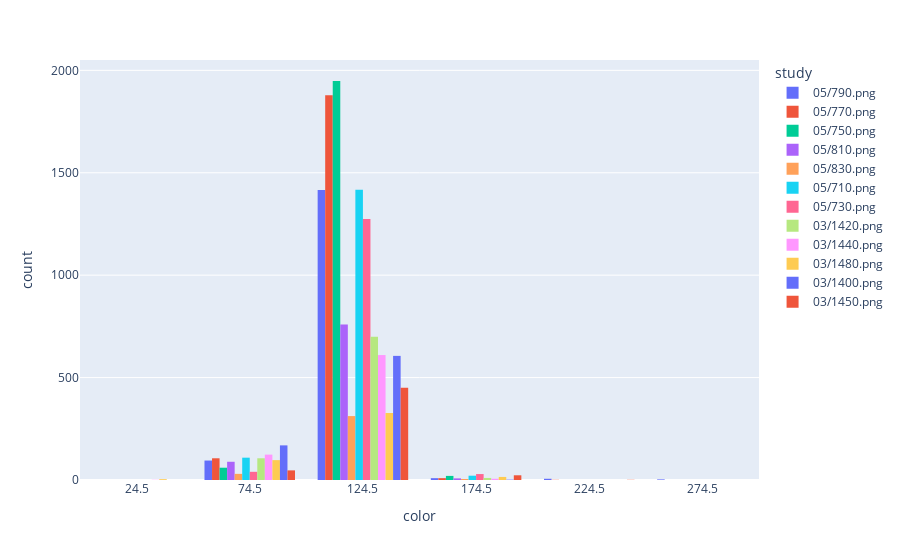

Write notebook code for a chart like this one.
### Code cell
draw_object = {'color': [], 'study': []}
for pic, colors in zip(dataset, points):
    draw_object['color'].extend(colors)
    draw_object['study'] += [pic for i in colors]

px.histogram(draw_object, x="color", color='study', barmode="group", nbins=10)

### Figure 1 — Plotly figure (JSON) as saved in the notebook; plotly's stock layout.template omitted (floating-point values rounded to 4 significant figures; data arrays with more than 128 entries replaced by an {"elided": "..."} marker saying what was removed)
{"data": [{"alignmentgroup": "True", "bingroup": "x", "hoverlabel": {"namelength": 0}, "hovertemplate": "study=05/790.png<br>color=%{x}<br>count=%{y}", "legendgroup": "05/790.png", "marker": {"color": "#636efa"}, "name": "05/790.png", "nbinsx": 10, "offsetgroup": "05/790.png", "orientation": "v", "showlegend": true, "type": "histogram", "x": {"elided": "1529 int values"}, "xaxis": "x", "yaxis": "y"}, {"alignmentgroup": "True", "bingroup": "x", "hoverlabel": {"namelength": 0}, "hovertemplate": "study=05/770.png<br>color=%{x}<br>count=%{y}", "legendgroup": "05/770.png", "marker": {"color": "#EF553B"}, "name": "05/770.png", "nbinsx": 10, "offsetgroup": "05/770.png", "orientation": "v", "showlegend": true, "type": "histogram", "x": {"elided": "1995 int values"}, "xaxis": "x", "yaxis": "y"}, {"alignmentgroup": "True", "bingroup": "x", "hoverlabel": {"namelength": 0}, "hovertemplate": "study=05/750.png<br>color=%{x}<br>count=%{y}", "legendgroup": "05/750.png", "marker": {"color": "#00cc96"}, "name": "05/750.png", "nbinsx": 10, "offsetgroup": "05/750.png", "orientation": "v", "showlegend": true, "type": "histogram", "x": {"elided": "2028 int values"}, "xaxis": "x", "yaxis": "y"}, {"alignmentgroup": "True", "bingroup": "x", "hoverlabel": {"namelength": 0}, "hovertemplate": "study=05/810.png<br>color=%{x}<br>count=%{y}", "legendgroup": "05/810.png", "marker": {"color": "#ab63fa"}, "name": "05/810.png", "nbinsx": 10, "offsetgroup": "05/810.png", "orientation": "v", "showlegend": true, "type": "histogram", "x": {"elided": "856 int values"}, "xaxis": "x", "yaxis": "y"}, {"alignmentgroup": "True", "bingroup": "x", "hoverlabel": {"namelength": 0}, "hovertemplate": "study=05/830.png<br>color=%{x}<br>count=%{y}", "legendgroup": "05/830.png", "marker": {"color": "#FFA15A"}, "name": "05/830.png", "nbinsx": 10, "offsetgroup": "05/830.png", "orientation": "v", "showlegend": true, "type": "histogram", "x": {"elided": "347 int values"}, "xaxis": "x", "yaxis": "y"}, {"alignmentgroup": "True", "bingroup": "x", "hoverlabel": {"namelength": 0}, "hovertemplate": "study=05/710.png<br>color=%{x}<br>count=%{y}", "legendgroup": "05/710.png", "marker": {"color": "#19d3f3"}, "name": "05/710.png", "nbinsx": 10, "offsetgroup": "05/710.png", "orientation": "v", "showlegend": true, "type": "histogram", "x": {"elided": "1547 int values"}, "xaxis": "x", "yaxis": "y"}, {"alignmentgroup": "True", "bingroup": "x", "hoverlabel": {"namelength": 0}, "hovertemplate": "study=05/730.png<br>color=%{x}<br>count=%{y}", "legendgroup": "05/730.png", "marker": {"color": "#FF6692"}, "name": "05/730.png", "nbinsx": 10, "offsetgroup": "05/730.png", "orientation": "v", "showlegend": true, "type": "histogram", "x": {"elided": "1343 int values"}, "xaxis": "x", "yaxis": "y"}, {"alignmentgroup": "True", "bingroup": "x", "hoverlabel": {"namelength": 0}, "hovertemplate": "study=03/1420.png<br>color=%{x}<br>count=%{y}", "legendgroup": "03/1420.png", "marker": {"color": "#B6E880"}, "name": "03/1420.png", "nbinsx": 10, "offsetgroup": "03/1420.png", "orientation": "v", "showlegend": true, "type": "histogram", "x": {"elided": "815 int values"}, "xaxis": "x", "yaxis": "y"}, {"alignmentgroup": "True", "bingroup": "x", "hoverlabel": {"namelength": 0}, "hovertemplate": "study=03/1440.png<br>color=%{x}<br>count=%{y}", "legendgroup": "03/1440.png", "marker": {"color": "#FF97FF"}, "name": "03/1440.png", "nbinsx": 10, "offsetgroup": "03/1440.png", "orientation": "v", "showlegend": true, "type": "histogram", "x": {"elided": "741 int values"}, "xaxis": "x", "yaxis": "y"}, {"alignmentgroup": "True", "bingroup": "x", "hoverlabel": {"namelength": 0}, "hovertemplate": "study=03/1480.png<br>color=%{x}<br>count=%{y}", "legendgroup": "03/1480.png", "marker": {"color": "#FECB52"}, "name": "03/1480.png", "nbinsx": 10, "offsetgroup": "03/1480.png", "orientation": "v", "showlegend": true, "type": "histogram", "x": {"elided": "443 int values"}, "xaxis": "x", "yaxis": "y"}, {"alignmentgroup": "True", "bingroup": "x", "hoverlabel": {"namelength": 0}, "hovertemplate": "study=03/1400.png<br>color=%{x}<br>count=%{y}", "legendgroup": "03/1400.png", "marker": {"color": "#636efa"}, "name": "03/1400.png", "nbinsx": 10, "offsetgroup": "03/1400.png", "orientation": "v", "showlegend": true, "type": "histogram", "x": {"elided": "777 int values"}, "xaxis": "x", "yaxis": "y"}, {"alignmentgroup": "True", "bingroup": "x", "hoverlabel": {"namelength": 0}, "hovertemplate": "study=03/1450.png<br>color=%{x}<br>count=%{y}", "legendgroup": "03/1450.png", "marker": {"color": "#EF553B"}, "name": "03/1450.png", "nbinsx": 10, "offsetgroup": "03/1450.png", "orientation": "v", "showlegend": true, "type": "histogram", "x": {"elided": "521 int values"}, "xaxis": "x", "yaxis": "y"}], "layout": {"barmode": "group", "legend": {"title": {"text": "study"}, "tracegroupgap": 0}, "margin": {"t": 60}, "xaxis": {"anchor": "y", "domain": [0, 1], "title": {"text": "color"}}, "yaxis": {"anchor": "x", "domain": [0, 1], "title": {"text": "count"}}}}
